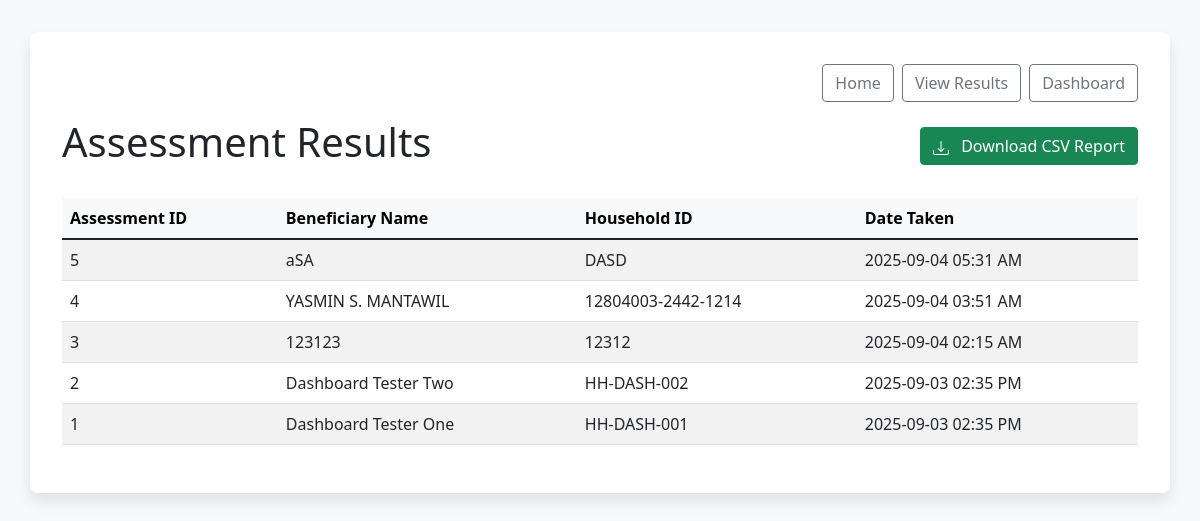
The app's page /results with its own data.
### app.py (models this page shows)
class Assessment(db.Model):
    id = db.Column(db.Integer, primary_key=True)
    beneficiary_id = db.Column(db.Integer, db.ForeignKey('beneficiary.id'), nullable=False)
    date_taken = db.Column(db.DateTime, server_default=db.func.now())
    answers = db.relationship('Answer', backref='assessment', lazy=True, cascade="all, delete-orphan")

class Beneficiary(db.Model):
    id = db.Column(db.Integer, primary_key=True)
    name = db.Column(db.String(100), nullable=False)
    gender = db.Column(db.String(50))
    relationship_to_grantee = db.Column(db.String(100))
    province = db.Column(db.String(100))
    municipality = db.Column(db.String(100))
    barangay = db.Column(db.String(100))
    household_id = db.Column(db.String(100), unique=True, nullable=False)
    parent_group_name = db.Column(db.String(100))
    contact_number = db.Column(db.String(50))
    assessments = db.relationship('Assessment', backref='beneficiary', lazy=True, cascade="all, delete-orphan")

### app.py (the view)
@app.route('/results')
def results():
    assessments = Assessment.query.options(
        joinedload(Assessment.beneficiary)
    ).order_by(Assessment.date_taken.desc()).all()
    return render_template('results.html', assessments=assessments)

### templates/results.html (shortened to what this page needs)
{% extends 'base.html' %}
{% block content %}
<div class="d-flex justify-content-between align-items-center mb-4">
    <h1>Assessment Results</h1>
    <a href="{{ url_for('download_csv') }}" class="btn btn-success">
        Download CSV Report
    </a>
</div>
{% if assessments %}
<div class="table-responsive">
    <table class="table table-striped table-hover">
        <thead class="table-light">
            <tr>
                <th scope="col">Assessment ID</th>
                <th scope="col">Beneficiary Name</th>
                <th scope="col">Household ID</th>
                <th scope="col">Date Taken</th>
            </tr>
        </thead>
        <tbody>
            {% for assessment in assessments %}
            <tr>
                <td>{{ assessment.id }}</td>
                <td>{{ assessment.beneficiary.name }}</td>
                <td>{{ assessment.beneficiary.household_id }}</td>
                <td>{{ assessment.date_taken.strftime('%Y-%m-%d %I:%M %p') }}</td>
            </tr>
            {% endfor %}
        </tbody>
    </table>
</div>
{% else %}
<div class="alert alert-info" role="alert">
    No assessments have been submitted yet.
</div>
{% endif %}
{% endblock %}

### templates/base.html (style rules this page uses)
body { background-color: #f8f9fa; }
.table-responsive { margin-top: 1.5rem; }

### records on screen
Assessment: id "5", beneficiary.name "aSA", beneficiary.household_id "DASD", date_taken "2025-09-04 05:31 AM"
Assessment: id "4", beneficiary.name "YASMIN S. MANTAWIL", beneficiary.household_id "12804003-2442-1214", date_taken "2025-09-04 03:51 AM"
Assessment: id "3", beneficiary.name "123123", beneficiary.household_id "12312", date_taken "2025-09-04 02:15 AM"
Assessment: id "2", beneficiary.name "Dashboard Tester Two", beneficiary.household_id "HH-DASH-002", date_taken "2025-09-03 02:35 PM"
Assessment: id "1", beneficiary.name "Dashboard Tester One", beneficiary.household_id "HH-DASH-001", date_taken "2025-09-03 02:35 PM"
